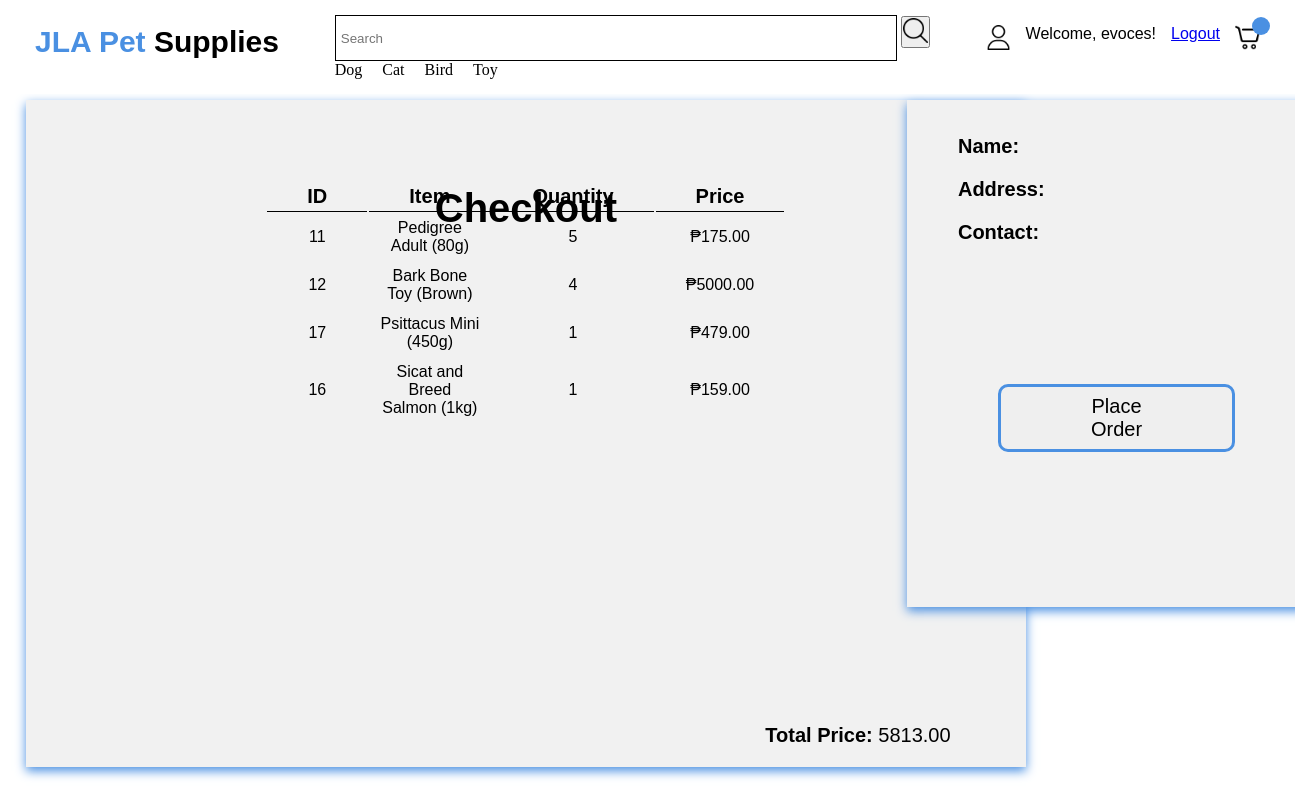
The app's page /checkout/81/ (signed in) with its own data.
### app/models.py (models this page shows, shortened)
class OrderItem(models.Model):
    ordered = models.ForeignKey(Order, on_delete=models.CASCADE, related_name='items')
    item = models.ForeignKey(Item, on_delete=models.CASCADE)
    quantity = models.IntegerField(default=1)
    price = models. DecimalField(max_digits=10, decimal_places=2)

class Item(models.Model):
    seller = models.ForeignKey(User, on_delete=models.CASCADE, null=True)
    category = models.ForeignKey(Category, related_name='item', on_delete=models.CASCADE, null=True, blank=True)
    title = models.CharField(max_length=100)
    price = models.DecimalField(max_digits=10, decimal_places=2)
    stock = models.PositiveIntegerField(default=0)
    image = models.ImageField(upload_to='item_images/', null=True, blank=True)

### app/views.py (the view)
# urls.py: path('checkout/<int:order_id>/', CheckoutPageView.as_view(), name='checkout'),
class CheckoutPageView(TemplateView):
    template_name = 'app/checkout.html'
    def get_context_data(self, **kwargs):
        context = super().get_context_data(**kwargs)
        order_id = self.kwargs.get('order_id')
        order = get_object_or_404(Order, id=order_id)
        context['order'] = order
        context['order_items'] = order.items.all()
        total_price = 0
        for item in context['order_items']:
            item.sub_total = item.quantity * item.price
            total_price += item.sub_total
        context['total_price'] = total_price
        return context

### app/templates/app/checkout.html (shortened to what this page needs)
{% extends 'app/base.html' %}
{% load static %}
{% block content %}
<div class="checkoutpage">
    <h1>Checkout</h1>
    <div class="checkouttable">
        <table>
            <thead>
                <tr>
                    <th>ID</th>
                    <th>Item</th>
                    <th>Quantity</th>
                    <th>Price</th>
                </tr>
            </thead>
            <tbody>
            {% for item in order_items %}
                <tr>
                    <td>{{ item.item_id }}</td>
                    <td>{{ item.item.title }}</td>
                    <td>{{ item.quantity }}</td>
                    <td>₱{{ item.sub_total|floatformat:2 }}</td>
                </tr>
            {% endfor %}
            </tbody>
        </table>
        <p class="checkouttotal"><span>Total Price: </span>{{ total_price|floatformat:2 }}</p>
    </div>
</div>
<div class="checkoutdetail">
    <form action="{% url 'process_order' %}" method="POST">
        <label>Name: </label>
        <label>Address: </label>
        <label>Contact: </label>
        <button type="submit">Place Order</button>
    </form>
</div>
{% endblock content %}

### app/templates/app/base.html (shortened to what this page needs)
{% load static %}
<!DOCTYPE html>
<html lang="en">
<head>
    <link rel="stylesheet" href="{% static 'css/style.css' %}">
</head>
<body>
    <header>
        <div class="container">
            <a class="title" href="{% url 'home' %}">JLA Pet <span class="titles">Supplies</span></a>
            <div class="nav">
                <form action="{% url 'shop' %}" method="GET">
                <input type="text" name="search" class="search_input" placeholder="Search" value="{{ request.GET.search }}">
                    <button type="submit"><img src="{% static 'images/icon/search.png' %}" class="searcher"></button>
                </form>
                <div class="bottom">
                    <a href="/shop?category=1" class="search_bottom">Dog</a>
                    <a href="/shop?category=2" class="search_bottom">Cat</a>
                    <a href="/shop?category=3" class="search_bottom">Bird</a>
                    <a href="/shop?category=4" class="search_bottom">Toy</a>
                </div>
            </div>
            <div class="search">
                <a href="{% url 'signup' %}" class="search_list" aria-label="User"><img src="{% static 'images/icon/user.png' %}" class="search_list"></a>
                {% if user.is_authenticated %}
                <p>Welcome, {{ user.username }}!</p>
                <a href="{% url 'logout' %}">Logout</a>
                {% endif %}
                <a href="{% url 'cart' %}" class="search_list" id="cart-icon" aria-label="Cart"><img src="{% static 'images/icon/cart.png' %}" class="search_list"><span class="badge" id="badge">{{ cart_count }}</span></a>
            </div>
        </div>
    </header>
    {% block content %}
    {% endblock content %}
</body>
</html>

### static/css/style.css (style rules this page uses)
* { margin: 0; padding: 0; }
html { width: 100%; font-family: sans-serif; font-size: 10px; scroll-behavior: smooth; }
body { background-color: white; color: black; font-size: 1.6rem; }
header { overflow: hidden; }
header .container { position: fixed; display: flex; justify-content: space-between; box-sizing: border-box; width: 100%; height: auto; padding: 10px 10px; background-color: white; z-index: 1000; }
header .container .title { position: relative; padding: 15px 25px; font-family: 'Franklin Gothic Medium', 'Arial Narrow', Arial, sans-serif; font-weight: bold; font-size: 3rem; color: #4a90e2; text-decoration: none; }
header .container .title .titles { color: black; }
header .container .nav { align-items: center; padding: 5px 20px; width: auto; box-sizing: border-box; font-family: serif; }
header .container .nav .search_input { border: 1px solid black; width: 55rem; height: 4rem; padding: 2px 5px; outline: 0; }
header .container .nav .searcher { width: 25px; height: 25px; }
header .container .nav .bottom { position: relative; align-items: center; width: 100%; display: flex; gap: 20px; }
header .container .nav .bottom .search_bottom { text-decoration: none; align-items: center; color: black; }
.search { position: relative; display: flex; padding: 15px 25px; gap: 15px; }
.search .search_list { position: relative; border: none; background-color: transparent; transition: 0.25 ease; text-decoration: none; color: black; cursor: pointer; }
.search .search_list img { width: 25px; height: 25px; }
.search .badge { position: absolute; top: -8px; right: -10px; background-color: #4a90e2; color: white; font-size: 10px; min-width: 18px; height: 18px; line-height: 18px; text-align: center; border-radius: 50px; }
.checkoutpage { position: relative; display: flex; align-items: center; justify-content: center; width: 100%; max-width: 300px; top: 100px; left: 2%; padding: 200px 350px; background-color: #f1f1f1; box-shadow: 0px 4px 10px #4a90e2; }
.checkoutpage h1 { position: fixed; margin-top: -450px; font-size: 4rem; }
.checkoutpage .checkouttable { position: relative; box-sizing: border-box; margin: 0; top: -120px; }
.checkoutpage .checkouttable tr th { padding: 0.3rem 4rem; font-size: 2rem; text-align: center; border-bottom: 1px solid black; }
.checkoutpage .checkouttable td { padding: 5px 10px; text-align: center; }
.checkouttotal { position: relative; top: 300px; left: 500px; font-size: 2rem; }
.checkouttotal span { font-weight: bold; }
.checkoutdetail { position: absolute; display: flex; flex-wrap: wrap; align-items: center; justify-content: center; width: 100%; max-width: 100px; top: 100px; left: 70%; padding: 155px 160px; background-color: #f1f1f1; box-shadow: 0px 4px 10px #4a90e2; }
.checkoutdetail label { position: relative; display: block; font-weight: bold; font-size: 2rem; top: -120px; left: -40px; margin-bottom: 20px; }
.checkoutdetail button { position: relative; display: flex; justify-content: center; color: black; width: 100%; border: 3px solid #4a90e2; padding: 8px 90px; font-size: 2rem; cursor: pointer; border-radius: 10px; transition: 0.3s ease all; z-index: 1; }
.checkoutdetail button:before { transition: 0.5s all ease; position: absolute; top: 0; left: 50%; right: 50%; bottom: 0; opacity: 0; content: ''; background-color: #4a90e2; z-index: -1; }

### records on screen
OrderItem: item_id "11", item "Pedigree Adult (80g)", quantity "5", sub_total "175.00"
OrderItem: item_id "12", item "Bark Bone Toy (Brown)", quantity "4", sub_total "5000.00"
OrderItem: item_id "17", item "Psittacus Mini (450g)", quantity "1", sub_total "479.00"
OrderItem: item_id "16", item "Sicat and Breed Salmon (1kg)", quantity "1", sub_total "159.00"

### other values on screen
{{ user.username }} "evoces"
{{ total_price|floatformat:2 }} "5813.00"
